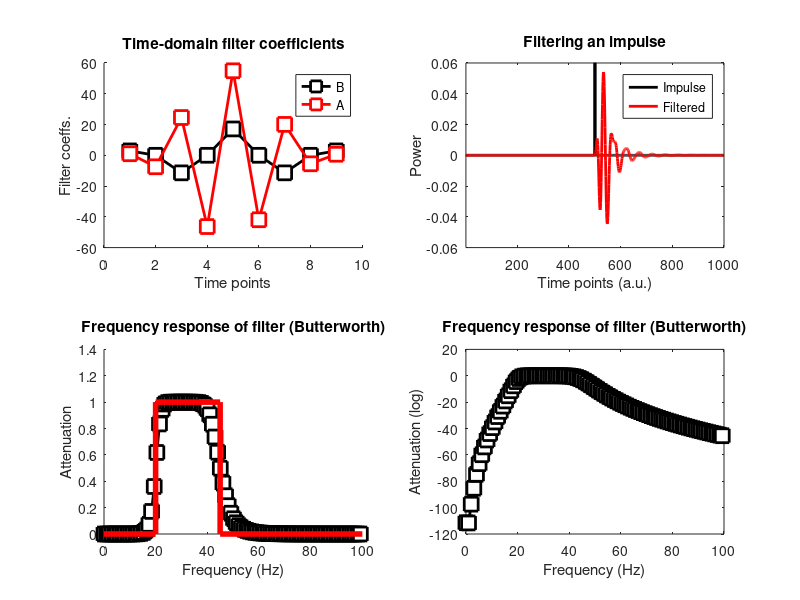
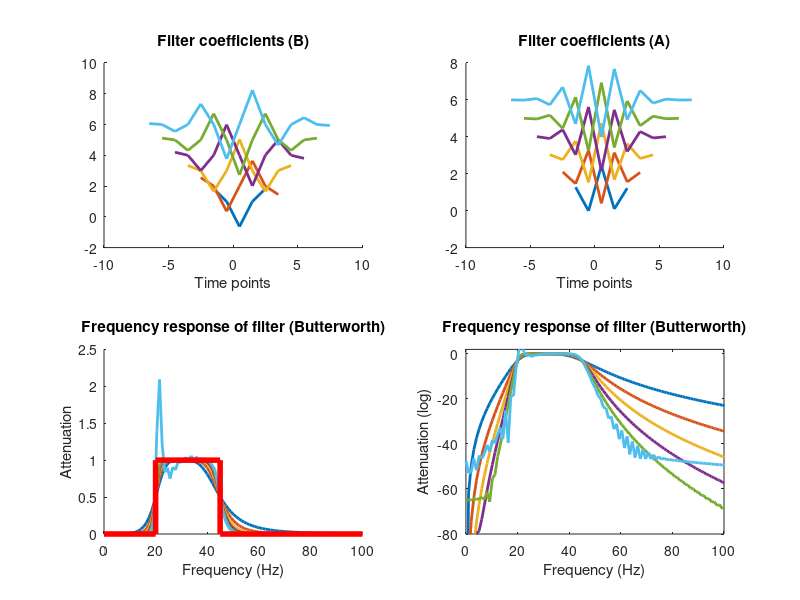

The MATLAB script that drew these images, in order:
%% Filtering
% IIR Butterworth filters
%%
srate   = 1024; % hz
nyquist = srate/2;
frange  = [20 45];

% Create filter coefficients
[fkernB,fkernA] = butter(4,frange/nyquist);

% Power spectrum of filter coefficients
filtpow = abs(fft(fkernB)).^2;
hz      = linspace(0,srate/2,floor(length(fkernB)/2)+1);

%%% Plotting
figure(1), clf
subplot(221), hold on
plot(fkernB*1e5,'ks-','linew',2,'markersize',10,'markerfacecolor','w')
plot(fkernA,'rs-','linew',2,'markersize',10,'markerfacecolor','w')
xlabel('Time points'), ylabel('Filter coeffs.')
title('Time-domain filter coefficients')
legend({'B';'A'})

subplot(222)
stem(hz,filtpow(1:length(hz)),'ks-','linew',2,'markersize',10,'markerfacecolor','w')
xlabel('Frequency (Hz)'), ylabel('Power')
title('Power spectrum of filter coeffs.')

%% How to evaluate an IIR filter: filter an impulse
% Generate the impulse
impres = [ zeros(1,500) 1 zeros(1,500) ];

% Apply the filter
fimp = filter(fkernB,fkernA,impres);

% Compute power spectrum
fimpX = abs(fft(fimp)).^2;
hz = linspace(0,nyquist,floor(length(impres)/2)+1);

%%% Plot
subplot(222), cla, hold on
plot(impres,'k','linew',2)
plot(fimp,'r','linew',2)
set(gca,'xlim',[1 length(impres)],'ylim',[-1 1]*.06)
legend({'Impulse';'Filtered'})
xlabel('Time points (a.u.)')
title('Filtering an impulse')

subplot(223), hold on
plot(hz,fimpX(1:length(hz)),'ks-','linew',2,'markerfacecolor','w','markersize',10)
plot([0 frange(1) frange frange(2) nyquist],[0 0 1 1 0 0],'r','linew',4)
set(gca,'xlim',[0 100])
xlabel('Frequency (Hz)'), ylabel('Attenuation')
title('Frequency response of filter (Butterworth)')

subplot(224)
plot(hz,10*log10(fimpX(1:length(hz))),'ks-','linew',2,'markerfacecolor','w','markersize',10)
set(gca,'xlim',[0 100])
xlabel('Frequency (Hz)'), ylabel('Attenuation (log)')
title('Frequency response of filter (Butterworth)')

%% Effects of order parameter
orders = 2:7;

fkernX = zeros(length(orders),1001);
hz = linspace(0,srate,1001);

figure(2), clf
for oi=1:length(orders)
    % Create filter kernel
    [fkernB,fkernA] = butter(orders(oi),frange/nyquist);
    n(oi) = length(fkernB);
    
    % Filter the impulse response and take its power
    fimp         = filter(fkernB,fkernA,impres);
    fkernX(oi,:) = abs(fft(fimp)).^2;
    
    % Show in plot
    subplot(221), hold on
    plot((1:n(oi))-n(oi)/2,zscore(fkernB)+oi,'linew',2)
    
    subplot(222), hold on
    plot((1:n(oi))-n(oi)/2,zscore(fkernA)+oi,'linew',2)
end

% Add plot labels
subplot(221)
xlabel('Time points')
title('Filter coefficients (B)')

subplot(222)
xlabel('Time points')
title('Filter coefficients (A)')

% Plot the spectra
subplot(223), hold on
plot(hz,fkernX,'linew',2)
plot([0 frange(1) frange frange(2) nyquist],[0 0 1 1 0 0],'r','linew',4)
set(gca,'xlim',[0 100])
xlabel('Frequency (Hz)'), ylabel('Attenuation')
title('Frequency response of filter (Butterworth)')

% In log space
subplot(224)
plot(hz,10*log10(fkernX),'linew',2)
set(gca,'xlim',[0 100],'ylim',[-80 2])
xlabel('Frequency (Hz)'), ylabel('Attenuation (log)')
title('Frequency response of filter (Butterworth)')

%% end.